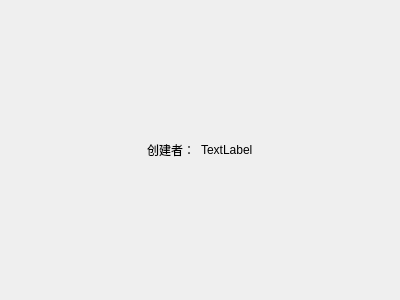
<?xml version="1.0" encoding="UTF-8"?>
<ui version="4.0">
 <class>showUser</class>
 <widget class="QWidget" name="showUser">
  <property name="geometry">
   <rect>
    <x>0</x>
    <y>0</y>
    <width>400</width>
    <height>300</height>
   </rect>
  </property>
  <property name="windowTitle">
   <string>Form</string>
  </property>
  <layout class="QGridLayout" name="gridLayout">
   <item row="0" column="2">
    <spacer name="verticalSpacer">
     <property name="orientation">
      <enum>Qt::Vertical</enum>
     </property>
     <property name="sizeHint" stdset="0">
      <size>
       <width>20</width>
       <height>121</height>
      </size>
     </property>
    </spacer>
   </item>
   <item row="1" column="0">
    <spacer name="horizontalSpacer">
     <property name="orientation">
      <enum>Qt::Horizontal</enum>
     </property>
     <property name="sizeHint" stdset="0">
      <size>
       <width>128</width>
       <height>20</height>
      </size>
     </property>
    </spacer>
   </item>
   <item row="1" column="1">
    <widget class="QLabel" name="label">
     <property name="text">
      <string>创建者：</string>
     </property>
    </widget>
   </item>
   <item row="1" column="2">
    <widget class="QLabel" name="label_2">
     <property name="text">
      <string>TextLabel</string>
     </property>
    </widget>
   </item>
   <item row="1" column="3">
    <spacer name="horizontalSpacer_2">
     <property name="orientation">
      <enum>Qt::Horizontal</enum>
     </property>
     <property name="sizeHint" stdset="0">
      <size>
       <width>128</width>
       <height>20</height>
      </size>
     </property>
    </spacer>
   </item>
   <item row="2" column="2">
    <spacer name="verticalSpacer_2">
     <property name="orientation">
      <enum>Qt::Vertical</enum>
     </property>
     <property name="sizeHint" stdset="0">
      <size>
       <width>20</width>
       <height>120</height>
      </size>
     </property>
    </spacer>
   </item>
  </layout>
 </widget>
 <resources/>
 <connections/>
</ui>
